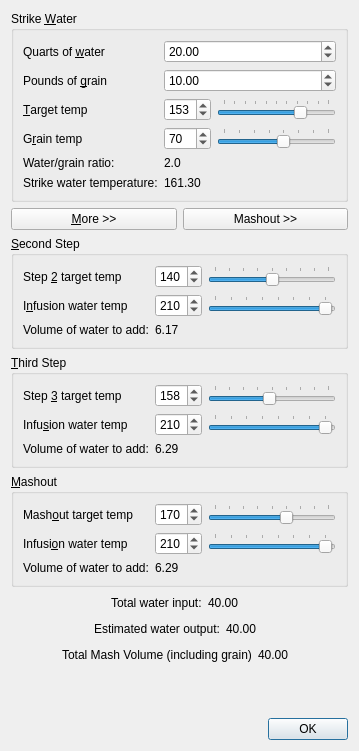
<?xml version="1.0" encoding="UTF-8"?>
<ui version="4.0">
 <class>MashWaterDialog</class>
 <widget class="QDialog" name="MashWaterDialog">
  <property name="geometry">
   <rect>
    <x>0</x>
    <y>0</y>
    <width>359</width>
    <height>751</height>
   </rect>
  </property>
  <property name="windowTitle">
   <string>Mash Water Tool</string>
  </property>
  <layout class="QVBoxLayout" name="verticalLayout">
   <item>
    <widget class="QGroupBox" name="strikeWaterGroupBox">
     <property name="title">
      <string>Strike &amp;Water</string>
     </property>
     <layout class="QFormLayout" name="formLayout">
      <item row="0" column="0">
       <widget class="QLabel" name="strikeWaterVolumeLabel">
        <property name="text">
         <string>Quarts of &amp;water</string>
        </property>
        <property name="buddy">
         <cstring>strikeWaterVolumeDoubleSpinBox</cstring>
        </property>
       </widget>
      </item>
      <item row="0" column="1">
       <widget class="QDoubleSpinBox" name="strikeWaterVolumeDoubleSpinBox">
        <property name="sizeIncrement">
         <size>
          <width>0</width>
          <height>0</height>
         </size>
        </property>
        <property name="minimum">
         <double>0.500000000000000</double>
        </property>
        <property name="maximum">
         <double>80.000000000000000</double>
        </property>
        <property name="singleStep">
         <double>0.250000000000000</double>
        </property>
        <property name="value">
         <double>20.000000000000000</double>
        </property>
       </widget>
      </item>
      <item row="1" column="0">
       <widget class="QLabel" name="grainMassLabel">
        <property name="text">
         <string>Pounds of &amp;grain</string>
        </property>
        <property name="buddy">
         <cstring>grainMassDoubleSpinBox</cstring>
        </property>
       </widget>
      </item>
      <item row="1" column="1">
       <widget class="QDoubleSpinBox" name="grainMassDoubleSpinBox">
        <property name="minimum">
         <double>0.250000000000000</double>
        </property>
        <property name="maximum">
         <double>60.000000000000000</double>
        </property>
        <property name="singleStep">
         <double>0.100000000000000</double>
        </property>
        <property name="value">
         <double>10.000000000000000</double>
        </property>
       </widget>
      </item>
      <item row="2" column="0">
       <widget class="QLabel" name="targetTempLabel">
        <property name="text">
         <string>&amp;Target temp</string>
        </property>
        <property name="buddy">
         <cstring>targetStrikeTempSpinBox</cstring>
        </property>
       </widget>
      </item>
      <item row="2" column="1">
       <layout class="QHBoxLayout" name="horizontalLayout_2">
        <item>
         <widget class="QSpinBox" name="targetStrikeTempSpinBox">
          <property name="minimum">
           <number>80</number>
          </property>
          <property name="maximum">
           <number>180</number>
          </property>
          <property name="value">
           <number>153</number>
          </property>
         </widget>
        </item>
        <item>
         <widget class="QSlider" name="targetStrikeTempSlider">
          <property name="minimumSize">
           <size>
            <width>100</width>
            <height>0</height>
           </size>
          </property>
          <property name="minimum">
           <number>80</number>
          </property>
          <property name="maximum">
           <number>180</number>
          </property>
          <property name="value">
           <number>153</number>
          </property>
          <property name="orientation">
           <enum>Qt::Horizontal</enum>
          </property>
          <property name="tickPosition">
           <enum>QSlider::TicksAbove</enum>
          </property>
         </widget>
        </item>
       </layout>
      </item>
      <item row="3" column="0">
       <widget class="QLabel" name="grainTempLabel">
        <property name="text">
         <string>G&amp;rain temp</string>
        </property>
        <property name="buddy">
         <cstring>grainTempSpinBox</cstring>
        </property>
       </widget>
      </item>
      <item row="3" column="1">
       <layout class="QHBoxLayout" name="horizontalLayout_3">
        <item>
         <widget class="QSpinBox" name="grainTempSpinBox">
          <property name="minimum">
           <number>32</number>
          </property>
          <property name="maximum">
           <number>100</number>
          </property>
          <property name="value">
           <number>70</number>
          </property>
         </widget>
        </item>
        <item>
         <widget class="QSlider" name="grainTempSlider">
          <property name="minimumSize">
           <size>
            <width>100</width>
            <height>0</height>
           </size>
          </property>
          <property name="minimum">
           <number>30</number>
          </property>
          <property name="maximum">
           <number>100</number>
          </property>
          <property name="value">
           <number>70</number>
          </property>
          <property name="orientation">
           <enum>Qt::Horizontal</enum>
          </property>
          <property name="tickPosition">
           <enum>QSlider::TicksAbove</enum>
          </property>
         </widget>
        </item>
       </layout>
      </item>
      <item row="4" column="0">
       <widget class="QLabel" name="ratioLabelLabel">
        <property name="text">
         <string>Water/grain ratio:</string>
        </property>
        <property name="alignment">
         <set>Qt::AlignLeading|Qt::AlignLeft|Qt::AlignVCenter</set>
        </property>
       </widget>
      </item>
      <item row="4" column="1">
       <widget class="QLabel" name="ratioLabel">
        <property name="font">
         <font>
          <weight>50</weight>
          <bold>false</bold>
         </font>
        </property>
        <property name="frameShape">
         <enum>QFrame::NoFrame</enum>
        </property>
        <property name="text">
         <string>2.0</string>
        </property>
       </widget>
      </item>
      <item row="5" column="0">
       <widget class="QLabel" name="strikeWaterTempLabelLabel">
        <property name="text">
         <string>Strike water temperature:</string>
        </property>
        <property name="alignment">
         <set>Qt::AlignLeading|Qt::AlignLeft|Qt::AlignVCenter</set>
        </property>
       </widget>
      </item>
      <item row="5" column="1">
       <widget class="QLabel" name="strikeWaterTempLabel">
        <property name="font">
         <font>
          <pointsize>9</pointsize>
          <weight>50</weight>
          <bold>false</bold>
         </font>
        </property>
        <property name="frameShape">
         <enum>QFrame::NoFrame</enum>
        </property>
        <property name="frameShadow">
         <enum>QFrame::Plain</enum>
        </property>
        <property name="lineWidth">
         <number>2</number>
        </property>
        <property name="text">
         <string>161.30</string>
        </property>
        <property name="alignment">
         <set>Qt::AlignLeading|Qt::AlignLeft|Qt::AlignVCenter</set>
        </property>
        <property name="margin">
         <number>1</number>
        </property>
       </widget>
      </item>
     </layout>
    </widget>
   </item>
   <item>
    <layout class="QHBoxLayout" name="horizontalLayout_10">
     <item>
      <widget class="QPushButton" name="moreButton">
       <property name="text">
        <string>&amp;More &gt;&gt;</string>
       </property>
       <property name="checkable">
        <bool>true</bool>
       </property>
       <property name="checked">
        <bool>false</bool>
       </property>
      </widget>
     </item>
     <item>
      <widget class="QPushButton" name="mashoutButton">
       <property name="text">
        <string>Mashout &gt;&gt;</string>
       </property>
       <property name="checkable">
        <bool>true</bool>
       </property>
      </widget>
     </item>
    </layout>
   </item>
   <item>
    <widget class="QGroupBox" name="secondStepGroupBox">
     <property name="title">
      <string>&amp;Second Step</string>
     </property>
     <layout class="QFormLayout" name="formLayout_2">
      <item row="0" column="0">
       <widget class="QLabel" name="step2TargetTempLabel">
        <property name="text">
         <string>Step &amp;2 target temp</string>
        </property>
        <property name="buddy">
         <cstring>step2TargetTempSpinBox</cstring>
        </property>
       </widget>
      </item>
      <item row="0" column="1">
       <layout class="QHBoxLayout" name="horizontalLayout_4">
        <item>
         <widget class="QSpinBox" name="step2TargetTempSpinBox">
          <property name="minimum">
           <number>100</number>
          </property>
          <property name="maximum">
           <number>180</number>
          </property>
          <property name="value">
           <number>140</number>
          </property>
         </widget>
        </item>
        <item>
         <widget class="QSlider" name="step2TargetTempSlider">
          <property name="minimumSize">
           <size>
            <width>80</width>
            <height>0</height>
           </size>
          </property>
          <property name="minimum">
           <number>100</number>
          </property>
          <property name="maximum">
           <number>180</number>
          </property>
          <property name="value">
           <number>140</number>
          </property>
          <property name="orientation">
           <enum>Qt::Horizontal</enum>
          </property>
          <property name="tickPosition">
           <enum>QSlider::TicksAbove</enum>
          </property>
         </widget>
        </item>
       </layout>
      </item>
      <item row="1" column="0">
       <widget class="QLabel" name="step2WaterTempLabel">
        <property name="text">
         <string>I&amp;nfusion water temp</string>
        </property>
        <property name="buddy">
         <cstring>step2WaterTempSpinBox</cstring>
        </property>
       </widget>
      </item>
      <item row="1" column="1">
       <layout class="QHBoxLayout" name="horizontalLayout_5">
        <item>
         <widget class="QSpinBox" name="step2WaterTempSpinBox">
          <property name="minimum">
           <number>140</number>
          </property>
          <property name="maximum">
           <number>212</number>
          </property>
          <property name="value">
           <number>210</number>
          </property>
         </widget>
        </item>
        <item>
         <widget class="QSlider" name="step2WaterTempSlider">
          <property name="minimumSize">
           <size>
            <width>80</width>
            <height>0</height>
           </size>
          </property>
          <property name="minimum">
           <number>140</number>
          </property>
          <property name="maximum">
           <number>212</number>
          </property>
          <property name="value">
           <number>210</number>
          </property>
          <property name="orientation">
           <enum>Qt::Horizontal</enum>
          </property>
          <property name="tickPosition">
           <enum>QSlider::TicksAbove</enum>
          </property>
         </widget>
        </item>
       </layout>
      </item>
      <item row="2" column="1">
       <widget class="QLabel" name="step2WaterVolumeLabel">
        <property name="text">
         <string>6.17</string>
        </property>
       </widget>
      </item>
      <item row="2" column="0">
       <widget class="QLabel" name="step2WaterVolumeLabeLabel">
        <property name="text">
         <string>Volume of water to add:</string>
        </property>
       </widget>
      </item>
     </layout>
    </widget>
   </item>
   <item>
    <widget class="QGroupBox" name="thirdStepGroupBox">
     <property name="title">
      <string>&amp;Third Step</string>
     </property>
     <layout class="QFormLayout" name="formLayout_3">
      <item row="0" column="0">
       <widget class="QLabel" name="step3TargetTempLabel">
        <property name="text">
         <string>Step &amp;3 target temp</string>
        </property>
        <property name="buddy">
         <cstring>step3TargetTempSpinBox</cstring>
        </property>
       </widget>
      </item>
      <item row="0" column="1">
       <layout class="QHBoxLayout" name="horizontalLayout_7">
        <item>
         <widget class="QSpinBox" name="step3TargetTempSpinBox">
          <property name="minimum">
           <number>120</number>
          </property>
          <property name="maximum">
           <number>200</number>
          </property>
          <property name="value">
           <number>158</number>
          </property>
         </widget>
        </item>
        <item>
         <widget class="QSlider" name="step3TargetTempSlider">
          <property name="minimumSize">
           <size>
            <width>80</width>
            <height>0</height>
           </size>
          </property>
          <property name="minimum">
           <number>120</number>
          </property>
          <property name="maximum">
           <number>200</number>
          </property>
          <property name="value">
           <number>158</number>
          </property>
          <property name="orientation">
           <enum>Qt::Horizontal</enum>
          </property>
          <property name="tickPosition">
           <enum>QSlider::TicksAbove</enum>
          </property>
         </widget>
        </item>
       </layout>
      </item>
      <item row="1" column="0">
       <widget class="QLabel" name="step3WaterTempLabel">
        <property name="text">
         <string>Infu&amp;sion water temp</string>
        </property>
        <property name="buddy">
         <cstring>step3WaterTempSpinBox</cstring>
        </property>
       </widget>
      </item>
      <item row="1" column="1">
       <layout class="QHBoxLayout" name="horizontalLayout_6">
        <item>
         <widget class="QSpinBox" name="step3WaterTempSpinBox">
          <property name="minimum">
           <number>140</number>
          </property>
          <property name="maximum">
           <number>212</number>
          </property>
          <property name="value">
           <number>210</number>
          </property>
         </widget>
        </item>
        <item>
         <widget class="QSlider" name="step3WaterTempSlider">
          <property name="minimumSize">
           <size>
            <width>80</width>
            <height>0</height>
           </size>
          </property>
          <property name="minimum">
           <number>140</number>
          </property>
          <property name="maximum">
           <number>212</number>
          </property>
          <property name="value">
           <number>210</number>
          </property>
          <property name="orientation">
           <enum>Qt::Horizontal</enum>
          </property>
          <property name="tickPosition">
           <enum>QSlider::TicksAbove</enum>
          </property>
         </widget>
        </item>
       </layout>
      </item>
      <item row="2" column="0">
       <widget class="QLabel" name="step3WaterVolumeLabelLabel">
        <property name="text">
         <string>Volume of water to add:</string>
        </property>
       </widget>
      </item>
      <item row="2" column="1">
       <widget class="QLabel" name="step3WaterVolumeLabel">
        <property name="text">
         <string>6.29</string>
        </property>
       </widget>
      </item>
     </layout>
    </widget>
   </item>
   <item>
    <widget class="QGroupBox" name="mashoutGroupBox">
     <property name="title">
      <string>&amp;Mashout</string>
     </property>
     <layout class="QFormLayout" name="formLayout_mashout">
      <property name="fieldGrowthPolicy">
       <enum>QFormLayout::AllNonFixedFieldsGrow</enum>
      </property>
      <item row="0" column="0">
       <widget class="QLabel" name="mashoutTargetTempLabel">
        <property name="text">
         <string>Mash&amp;out target temp</string>
        </property>
        <property name="buddy">
         <cstring>mashoutTargetTempSpinBox</cstring>
        </property>
       </widget>
      </item>
      <item row="0" column="1">
       <layout class="QHBoxLayout" name="horizontalLayout_8">
        <item>
         <widget class="QSpinBox" name="mashoutTargetTempSpinBox">
          <property name="minimum">
           <number>120</number>
          </property>
          <property name="maximum">
           <number>200</number>
          </property>
          <property name="value">
           <number>170</number>
          </property>
         </widget>
        </item>
        <item>
         <widget class="QSlider" name="mashoutTargetTempSlider">
          <property name="minimumSize">
           <size>
            <width>80</width>
            <height>0</height>
           </size>
          </property>
          <property name="minimum">
           <number>120</number>
          </property>
          <property name="maximum">
           <number>200</number>
          </property>
          <property name="value">
           <number>170</number>
          </property>
          <property name="orientation">
           <enum>Qt::Horizontal</enum>
          </property>
          <property name="tickPosition">
           <enum>QSlider::TicksAbove</enum>
          </property>
         </widget>
        </item>
       </layout>
      </item>
      <item row="1" column="0">
       <widget class="QLabel" name="mashoutWaterTempLabel">
        <property name="text">
         <string>Infusi&amp;on water temp</string>
        </property>
        <property name="buddy">
         <cstring>mashoutWaterTempSpinBox</cstring>
        </property>
       </widget>
      </item>
      <item row="1" column="1">
       <layout class="QHBoxLayout" name="horizontalLayout_9">
        <item>
         <widget class="QSpinBox" name="mashoutWaterTempSpinBox">
          <property name="minimum">
           <number>140</number>
          </property>
          <property name="maximum">
           <number>212</number>
          </property>
          <property name="value">
           <number>210</number>
          </property>
         </widget>
        </item>
        <item>
         <widget class="QSlider" name="mashoutWaterTempSlider">
          <property name="minimumSize">
           <size>
            <width>80</width>
            <height>0</height>
           </size>
          </property>
          <property name="minimum">
           <number>140</number>
          </property>
          <property name="maximum">
           <number>212</number>
          </property>
          <property name="value">
           <number>210</number>
          </property>
          <property name="orientation">
           <enum>Qt::Horizontal</enum>
          </property>
          <property name="tickPosition">
           <enum>QSlider::TicksAbove</enum>
          </property>
         </widget>
        </item>
       </layout>
      </item>
      <item row="2" column="0">
       <widget class="QLabel" name="mashoutWaterVolumeLabelLabel">
        <property name="text">
         <string>Volume of water to add:</string>
        </property>
       </widget>
      </item>
      <item row="2" column="1">
       <widget class="QLabel" name="mashoutWaterVolumeLabel">
        <property name="text">
         <string>6.29</string>
        </property>
       </widget>
      </item>
     </layout>
    </widget>
   </item>
   <item>
    <layout class="QHBoxLayout" name="horizontalLayout_12">
     <item>
      <spacer name="horizontalSpacer_4">
       <property name="orientation">
        <enum>Qt::Horizontal</enum>
       </property>
       <property name="sizeHint" stdset="0">
        <size>
         <width>40</width>
         <height>20</height>
        </size>
       </property>
      </spacer>
     </item>
     <item>
      <widget class="QLabel" name="label_2">
       <property name="text">
        <string>Total water input:</string>
       </property>
      </widget>
     </item>
     <item>
      <widget class="QLabel" name="totalWaterVolumeLabel">
       <property name="text">
        <string>40.00   </string>
       </property>
      </widget>
     </item>
     <item>
      <spacer name="horizontalSpacer_3">
       <property name="orientation">
        <enum>Qt::Horizontal</enum>
       </property>
       <property name="sizeHint" stdset="0">
        <size>
         <width>40</width>
         <height>20</height>
        </size>
       </property>
      </spacer>
     </item>
    </layout>
   </item>
   <item>
    <layout class="QHBoxLayout" name="horizontalLayout">
     <item>
      <spacer name="horizontalSpacer">
       <property name="orientation">
        <enum>Qt::Horizontal</enum>
       </property>
       <property name="sizeHint" stdset="0">
        <size>
         <width>40</width>
         <height>20</height>
        </size>
       </property>
      </spacer>
     </item>
     <item>
      <widget class="QLabel" name="label">
       <property name="text">
        <string>Estimated water output:</string>
       </property>
      </widget>
     </item>
     <item>
      <widget class="QLabel" name="estimatedWaterVolumeOutputLabel">
       <property name="text">
        <string>40.00   </string>
       </property>
      </widget>
     </item>
     <item>
      <spacer name="horizontalSpacer_2">
       <property name="orientation">
        <enum>Qt::Horizontal</enum>
       </property>
       <property name="sizeHint" stdset="0">
        <size>
         <width>40</width>
         <height>20</height>
        </size>
       </property>
      </spacer>
     </item>
    </layout>
   </item>
   <item>
    <layout class="QHBoxLayout" name="horizontalLayout_13">
     <item>
      <spacer name="horizontalSpacer_5">
       <property name="orientation">
        <enum>Qt::Horizontal</enum>
       </property>
       <property name="sizeHint" stdset="0">
        <size>
         <width>40</width>
         <height>20</height>
        </size>
       </property>
      </spacer>
     </item>
     <item>
      <widget class="QLabel" name="label_3">
       <property name="text">
        <string>Total Mash Volume (including grain)</string>
       </property>
      </widget>
     </item>
     <item>
      <widget class="QLabel" name="totalVolumeLabel">
       <property name="text">
        <string>40.00   </string>
       </property>
      </widget>
     </item>
     <item>
      <spacer name="horizontalSpacer_6">
       <property name="orientation">
        <enum>Qt::Horizontal</enum>
       </property>
       <property name="sizeHint" stdset="0">
        <size>
         <width>40</width>
         <height>20</height>
        </size>
       </property>
      </spacer>
     </item>
    </layout>
   </item>
   <item>
    <spacer name="verticalSpacer">
     <property name="orientation">
      <enum>Qt::Vertical</enum>
     </property>
     <property name="sizeHint" stdset="0">
      <size>
       <width>0</width>
       <height>0</height>
      </size>
     </property>
    </spacer>
   </item>
   <item>
    <widget class="QDialogButtonBox" name="buttonBox">
     <property name="orientation">
      <enum>Qt::Horizontal</enum>
     </property>
     <property name="standardButtons">
      <set>QDialogButtonBox::Ok</set>
     </property>
    </widget>
   </item>
  </layout>
 </widget>
 <resources/>
 <connections>
  <connection>
   <sender>buttonBox</sender>
   <signal>accepted()</signal>
   <receiver>MashWaterDialog</receiver>
   <slot>accept()</slot>
   <hints>
    <hint type="sourcelabel">
     <x>248</x>
     <y>254</y>
    </hint>
    <hint type="destinationlabel">
     <x>157</x>
     <y>274</y>
    </hint>
   </hints>
  </connection>
  <connection>
   <sender>buttonBox</sender>
   <signal>rejected()</signal>
   <receiver>MashWaterDialog</receiver>
   <slot>reject()</slot>
   <hints>
    <hint type="sourcelabel">
     <x>316</x>
     <y>260</y>
    </hint>
    <hint type="destinationlabel">
     <x>286</x>
     <y>274</y>
    </hint>
   </hints>
  </connection>
  <connection>
   <sender>moreButton</sender>
   <signal>toggled(bool)</signal>
   <receiver>secondStepGroupBox</receiver>
   <slot>setVisible(bool)</slot>
   <hints>
    <hint type="sourcelabel">
     <x>49</x>
     <y>518</y>
    </hint>
    <hint type="destinationlabel">
     <x>179</x>
     <y>292</y>
    </hint>
   </hints>
  </connection>
  <connection>
   <sender>moreButton</sender>
   <signal>toggled(bool)</signal>
   <receiver>thirdStepGroupBox</receiver>
   <slot>setVisible(bool)</slot>
   <hints>
    <hint type="sourcelabel">
     <x>49</x>
     <y>518</y>
    </hint>
    <hint type="destinationlabel">
     <x>179</x>
     <y>430</y>
    </hint>
   </hints>
  </connection>
 </connections>
</ui>
